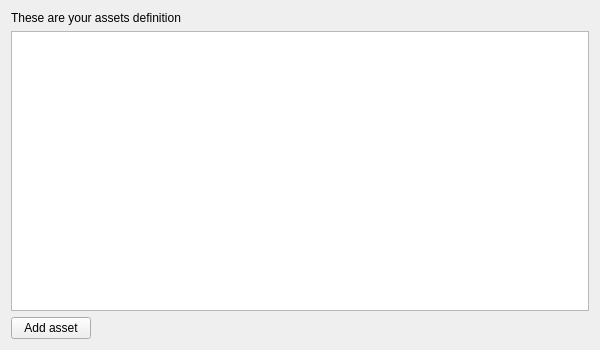
<?xml version="1.0" encoding="UTF-8"?>
<ui version="4.0">
 <class>Form</class>
 <widget class="QWidget" name="Form">
  <property name="geometry">
   <rect>
    <x>0</x>
    <y>0</y>
    <width>600</width>
    <height>350</height>
   </rect>
  </property>
  <property name="windowTitle">
   <string>Form</string>
  </property>
  <layout class="QVBoxLayout" name="verticalLayout">
   <item>
    <layout class="QHBoxLayout" name="horizontalLayout_2">
     <item>
      <widget class="QLabel" name="label">
       <property name="text">
        <string>These are your assets definition</string>
       </property>
      </widget>
     </item>
    </layout>
   </item>
   <item>
    <widget class="QTableView" name="tableView">
     <property name="tabKeyNavigation">
      <bool>false</bool>
     </property>
     <property name="selectionMode">
      <enum>QAbstractItemView::SingleSelection</enum>
     </property>
     <property name="selectionBehavior">
      <enum>QAbstractItemView::SelectRows</enum>
     </property>
     <property name="sortingEnabled">
      <bool>true</bool>
     </property>
    </widget>
   </item>
   <item>
    <layout class="QHBoxLayout" name="horizontalLayout">
     <item>
      <widget class="QPushButton" name="btnAddAsset">
       <property name="text">
        <string>Add asset</string>
       </property>
       <property name="icon">
        <iconset>
         <normaloff>../icons/add.png</normaloff>../icons/add.png</iconset>
       </property>
      </widget>
     </item>
     <item>
      <spacer name="horizontalSpacer">
       <property name="orientation">
        <enum>Qt::Horizontal</enum>
       </property>
       <property name="sizeHint" stdset="0">
        <size>
         <width>40</width>
         <height>20</height>
        </size>
       </property>
      </spacer>
     </item>
    </layout>
   </item>
  </layout>
  <action name="actionCopyMoniker">
   <property name="text">
    <string>Copy &amp;Moniker</string>
   </property>
   <property name="toolTip">
    <string>Copy Moniker</string>
   </property>
  </action>
  <action name="actionCopyColorSet">
   <property name="text">
    <string>Copy &amp;Color set</string>
   </property>
   <property name="toolTip">
    <string>Copy Color set</string>
   </property>
  </action>
  <action name="actionCopyUnit">
   <property name="text">
    <string>Copy &amp;Unit</string>
   </property>
   <property name="toolTip">
    <string>Copy Unit</string>
   </property>
  </action>
 </widget>
 <resources/>
 <connections/>
</ui>
